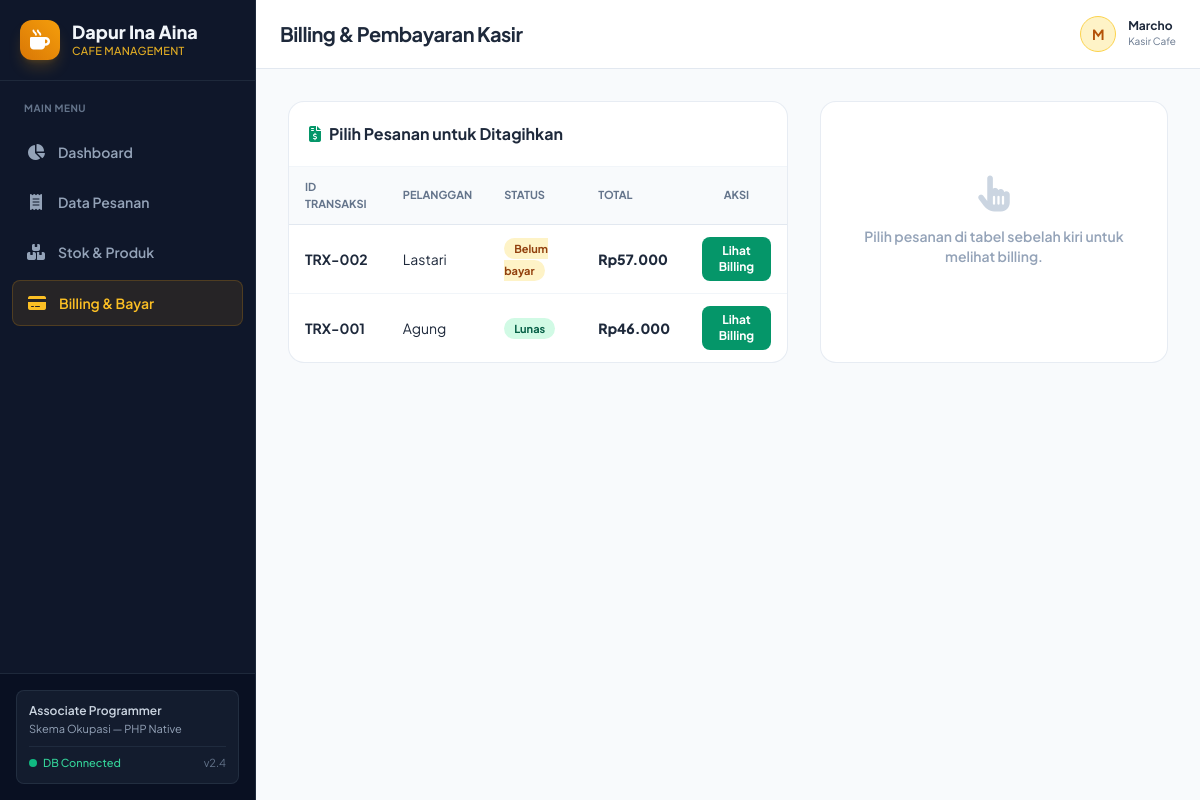
/billing.php, run on the app's committed database.
### tables this page shows
CREATE TABLE pesanan (
    id_transaksi VARCHAR(20) PRIMARY KEY,
    id_pelanggan INT NOT NULL,
    tanggal DATETIME NOT NULL,
    status_bayar ENUM('lunas', 'belum bayar') DEFAULT 'belum bayar',
    metode_bayar ENUM('tunai', 'non tunai') DEFAULT NULL,
    total_bayar DECIMAL(12,2) NOT NULL DEFAULT 0,
    uang_bayar DECIMAL(12,2) DEFAULT 0,
    kembalian DECIMAL(12,2) DEFAULT 0,

    FOREIGN KEY (id_pelanggan)
        REFERENCES pelanggan(id_pelanggan)
        ON DELETE CASCADE
);

CREATE TABLE pelanggan (
    id_pelanggan INT AUTO_INCREMENT PRIMARY KEY,
    nama_pelanggan VARCHAR(100) NOT NULL,
    no_hp VARCHAR(20)
);

### koneksi.php (called while the page is built, shortened)
<?php
function formatRp($angka) {
    return 'Rp' . number_format($angka, 0, ',', '.');
}
?>

### billing.php (the view, shortened to what this page needs)
<?php
require_once 'koneksi.php';
$pesananList = $pdo->query("SELECT p.*, pel.nama_pelanggan FROM pesanan p JOIN pelanggan pel ON p.id_pelanggan = pel.id_pelanggan ORDER BY p.tanggal DESC")->fetchAll();
$selectedOrder = null;
$selectedItems = [];
include 'header.php';
?>
<div class="grid grid-cols-1 lg:grid-cols-12 gap-8">
    <div class="lg:col-span-7 bg-white rounded-2xl border border-slate-200/80 shadow-xs overflow-hidden">
        <div class="p-5 border-b border-slate-100">
            <h3 class="font-bold text-slate-800"><i class="fa-solid fa-file-invoice-dollar text-emerald-600 mr-2"></i>Pilih Pesanan untuk Ditagihkan</h3>
        </div>
        <div class="overflow-x-auto">
            <table class="w-full text-left border-collapse">
                <thead>
                    <tr class="bg-slate-50 border-b border-slate-200 text-[11px] uppercase font-extrabold text-slate-500">
                        <th class="py-3 px-4">ID Transaksi</th>
                        <th class="py-3 px-4">Pelanggan</th>
                        <th class="py-3 px-4">Status</th>
                        <th class="py-3 px-4">Total</th>
                        <th class="py-3 px-4 text-center">Aksi</th>
                    </tr>
                </thead>
                <tbody class="divide-y divide-slate-100 text-sm">
                    <?php foreach ($pesananList as $ps): ?>
                        <tr class="hover:bg-slate-50">
                            <td class="py-3 px-4 font-bold text-slate-800"><?= $ps['id_transaksi'] ?></td>
                            <td class="py-3 px-4"><?= $ps['nama_pelanggan'] ?></td>
                            <td class="py-3 px-4">
                                <span class="px-2.5 py-1 rounded-full text-[11px] font-bold <?= $ps['status_bayar'] == 'lunas' ? 'bg-emerald-100 text-emerald-800' : 'bg-amber-100 text-amber-800' ?>">
                                    <?= ucfirst($ps['status_bayar']) ?>
                                </span>
                            </td>
                            <td class="py-3 px-4 font-extrabold text-slate-800"><?= formatRp($ps['total_bayar']) ?></td>
                            <td class="py-3 px-4 text-center">
                                <a href="billing.php?id=<?= $ps['id_transaksi'] ?>" class="px-3 py-1.5 bg-emerald-600 hover:bg-emerald-700 text-white font-bold text-xs rounded-lg shadow-xs inline-block">
                                    Lihat Billing
                                </a>
                            </td>
                        </tr>
                    <?php endforeach; ?>
                </tbody>
            </table>
        </div>
    </div>
    <div class="lg:col-span-5 bg-white p-6 rounded-2xl border border-slate-200/80 shadow-xs">
        <?php if ($selectedOrder): ?>
            <div class="space-y-4">
                <div class="flex justify-between items-start border-b border-slate-100 pb-3">
                    <div>
                        <span class="text-xs font-bold text-emerald-600 uppercase">Struk Billing</span>
                        <h3 class="text-lg font-extrabold text-slate-800">Pesanan #<?= $selectedOrder['id_transaksi'] ?></h3>
                        <p class="text-xs text-slate-500">Pelanggan: <?= $selectedOrder['nama_pelanggan'] ?></p>
                    </div>
                    <span class="px-2.5 py-1 rounded-full text-xs font-bold <?= $selectedOrder['status_bayar'] == 'lunas' ? 'bg-emerald-100 text-emerald-800' : 'bg-amber-100 text-amber-800' ?>">
                        <?= strtoupper($selectedOrder['status_bayar']) ?>
                    </span>
                </div>
                <table class="w-full text-left text-xs">
                    <thead>
                        <tr class="uppercase text-slate-400 font-bold border-b border-slate-200">
                            <th class="pb-1">Produk</th>
                            <th class="pb-1">Harga</th>
                            <th class="pb-1">Qty</th>
                            <th class="pb-1 text-right">Subtotal</th>
                        </tr>
                    </thead>
                    <tbody class="divide-y divide-slate-100">
                        <?php foreach ($selectedItems as $item): ?>
                            <tr>
                                <td class="py-2 text-slate-800 font-medium"><?= $item['nama_produk'] ?></td>
                                <td class="py-2 text-slate-600"><?= formatRp($item['harga']) ?></td>
                                <td class="py-2 font-bold text-slate-700"><?= $item['qty'] ?></td>
                                <td class="py-2 text-right font-bold text-slate-800"><?= formatRp($item['subtotal']) ?></td>
                            </tr>
                        <?php endforeach; ?>
                    </tbody>
                </table>
                <div class="bg-slate-50 p-3.5 rounded-xl space-y-1.5 border border-slate-200">
                    <div class="flex justify-between text-sm">
                        <span class="font-bold text-slate-600">Total Tagihan:</span>
                        <span class="font-extrabold text-slate-900 text-base"><?= formatRp($selectedOrder['total_bayar']) ?></span>
                    </div>
                    <?php if ($selectedOrder['status_bayar'] == 'lunas'): ?>
                        <div class="flex justify-between text-xs text-slate-500 pt-1 border-t border-slate-200">
                            <span>Metode Bayar:</span>
                            <span class="font-bold uppercase text-slate-700"><?= $selectedOrder['metode_bayar'] ?></span>
                        </div>
                        <div class="flex justify-between text-xs text-emerald-700 font-bold">
                            <span>Kembalian:</span>
                            <span><?= formatRp($selectedOrder['kembalian']) ?></span>
                        </div>
                    <?php endif; ?>
                </div>
                <?php if ($selectedOrder['status_bayar'] != 'lunas'): ?>
                    <form action="" method="POST" class="space-y-3 pt-2">
                        <input type="hidden" name="id_transaksi" value="<?= $selectedOrder['id_transaksi'] ?>">
                        <input type="hidden" name="total_bayar" value="<?= $selectedOrder['total_bayar'] ?>">
                        <div>
                            <label class="block text-xs text-slate-600 font-semibold mb-1">Metode Pembayaran</label>
                            <select name="metode_bayar" id="metode_select" onchange="toggleMetodeBayar(this.value)" class="w-full px-3 py-2 bg-slate-50 border border-slate-300 rounded-lg text-xs font-semibold focus:outline-emerald-500">
                                <option value="tunai">Tunai</option>
                                <option value="qris">Scan QR (QRIS / GoPay / OVO / ShopeePay)</option>
                                <option value="transfer">Transfer Bank (BCA / Mandiri / BRI)</option>
                                <option value="kartu">Kartu Debit / Kredit</option>
                            </select>
                        </div>
                        <div id="wrapper_tunai">
                            <label class="block text-xs text-slate-600 font-semibold mb-1">Uang Dibayarkan (Rp)</label>
                            <input type="number" id="uang_bayar_input" name="uang_bayar" min="<?= $selectedOrder['total_bayar'] ?>" placeholder="<?= $selectedOrder['total_bayar'] ?>" class="w-full px-3 py-2 bg-slate-50 border border-slate-300 rounded-lg text-sm font-bold focus:outline-emerald-500" required>
                        </div>
                        <div id="wrapper_qris" class="hidden text-center p-4 bg-emerald-50 border border-emerald-200 rounded-xl space-y-3">
                            <p class="text-xs font-bold text-emerald-800">Pembayaran QRIS Aktif</p>
                            <a href="qris_display.php?id=<?= $selectedOrder['id_transaksi'] ?>" target="_blank" class="inline-flex items-center gap-2 px-4 py-2 bg-emerald-600 hover:bg-emerald-700 text-white font-bold text-xs rounded-lg shadow-sm transition-all">
                                <i class="fa-solid fa-desktop"></i> Tampilkan QR di Layar Pelanggan
                            </a>
                            <p class="text-[11px] text-slate-500">Klik tombol di atas untuk membuka tampilan QRIS pada monitor kedua / layar pembeli.</p>
                        </div>
                        <div id="wrapper_transfer" class="hidden p-3 bg-blue-50 border border-blue-200 rounded-xl space-y-1 text-xs">
                            <p class="font-bold text-blue-900 mb-1">Rekening Tujuan Transfer:</p>
                            <div class="flex justify-between text-slate-700">
                                <span>Bank BCA:</span>
                                <span class="font-extrabold">123-456-7890</span>
                            </div>
                            <div class="flex justify-between text-slate-700">
                                <span>Bank Mandiri:</span>
                                <span class="font-extrabold">987-000-12345</span>
                            </div>
                        </div>
                        <div id="wrapper_kartu" class="hidden p-3 bg-slate-50 border border-slate-200 rounded-xl space-y-2">
                            <label class="block text-[11px] text-slate-600 font-semibold mb-1">Nomor Referensi EDC / Kartu (Opsional)</label>
                            <input type="text" name="no_referensi_kartu" placeholder="Contoh: EDC-12345678" class="w-full px-3 py-1.5 bg-white border border-slate-300 rounded-lg text-xs">
                        </div>
                        <button type="submit" name="proses_bayar" class="w-full py-2.5 bg-emerald-600 hover:bg-emerald-700 text-white font-bold text-xs rounded-lg shadow-md transition-all flex items-center justify-center gap-2">
                            <i class="fa-solid fa-check-circle"></i> Konfirmasi & Bayar
                        </button>
                    </form>
                    <script>
                        function toggleMetodeBayar(val) {
                            document.getElementById('wrapper_tunai').classList.add('hidden');
                            document.getElementById('wrapper_qris').classList.add('hidden');
                            document.getElementById('wrapper_transfer').classList.add('hidden');
                            document.getElementById('wrapper_kartu').classList.add('hidden');
                            const inputUang = document.getElementById('uang_bayar_input');
                            if (val === 'tunai') {
                                document.getElementById('wrapper_tunai').classList.remove('hidden');
                                inputUang.setAttribute('required', 'required');
                            } else {
                                inputUang.removeAttribute('required');
                                if (val === 'qris') {
                                    document.getElementById('wrapper_qris').classList.remove('hidden');
                                } else if (val === 'transfer') {
                                    document.getElementById('wrapper_transfer').classList.remove('hidden');
                                } else if (val === 'kartu') {
                                    document.getElementById('wrapper_kartu').classList.remove('hidden');
                                }
                            }
                        }
                    </script>
                <?php else: ?>
                    <button onclick="window.print()" class="w-full py-2.5 bg-slate-900 hover:bg-slate-800 text-white font-bold text-xs rounded-xl flex items-center justify-center gap-2">
                        <i class="fa-solid fa-print"></i> Cetak Struk Transaksi
                    </button>
                <?php endif; ?>
            </div>
        <?php else: ?>
            <div class="text-center py-12 text-slate-400">
                <i class="fa-solid fa-hand-pointer text-4xl mb-3 text-slate-300"></i>
                <p class="text-sm font-semibold">Pilih pesanan di tabel sebelah kiri untuk melihat billing.</p>
            </div>
        <?php endif; ?>
    </div>
</div>
<?php include 'footer.php'; ?>

### data on the page
pesanan: id_transaksi "TRX-002", id_pelanggan.nama_pelanggan "Lastari", status_bayar "Belum bayar", total_bayar "Rp57.000"
pesanan: id_transaksi "TRX-001", id_pelanggan.nama_pelanggan "Agung", status_bayar "Lunas", total_bayar "Rp46.000"

### other printed values
$page_title "Billing & Pembayaran Kasir"
